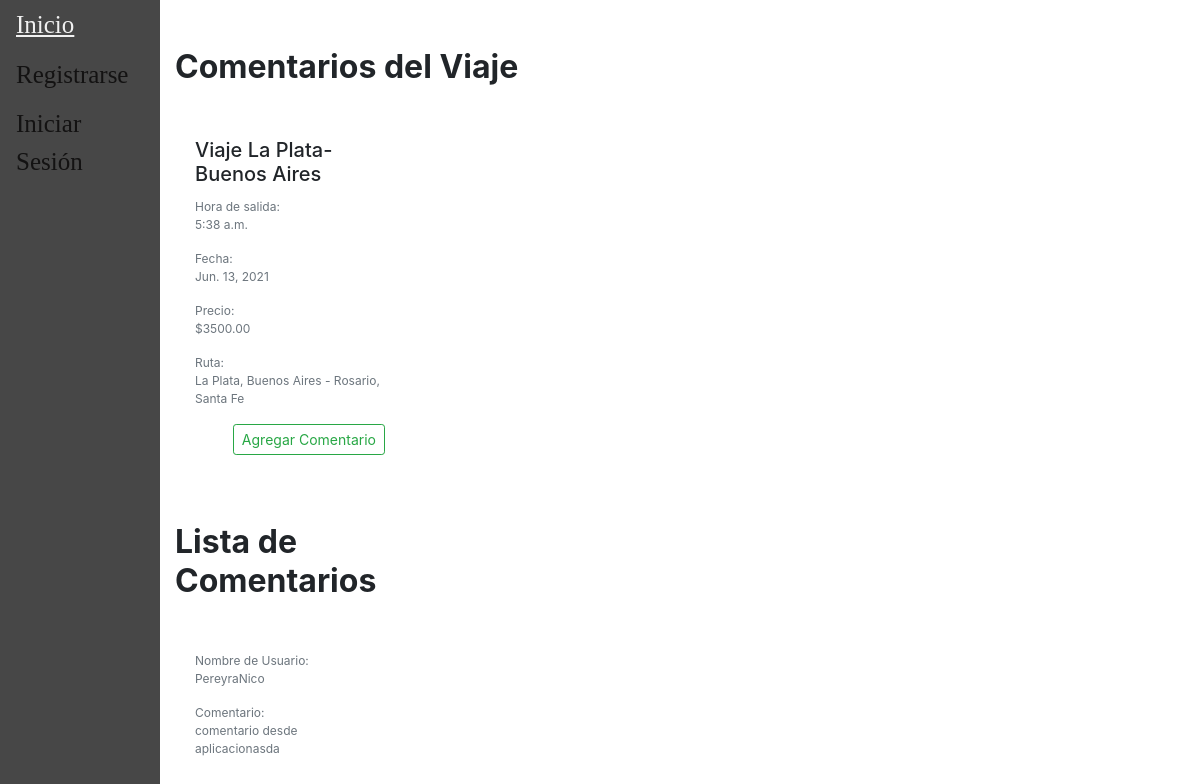
The page /accounts/comentarios/1/ on the database its author committed.
### main/models.py (models this page shows, shortened)
class Viaje(models.Model):
    descripcion = models.CharField(max_length=100)
    fecha = models.DateField(validators=[MinValueValidator(datetime.date.today())])
    hora = models.TimeField(default=None)
    ruta =  models.ForeignKey(Ruta, default=None, on_delete=models.CASCADE)
    chofer = models.ForeignKey(Chofer, default=None, on_delete=models.CASCADE)
    combi =  models.ForeignKey(Combi, default=None, on_delete=models.CASCADE)
    precio = models.DecimalField(default=None, max_digits=10, decimal_places=2, validators=[MinValueValidator(0)])
    insumo = models.ManyToManyField(Insumo,blank=True)
    pasajeros = models.ManyToManyField(Pasajero, blank=True)
    class Meta:
        unique_together = ('chofer', 'fecha','hora', 'ruta',)

class Ruta(models.Model):
    origen = models.ForeignKey(Lugar, default=None, on_delete=models.CASCADE, related_name='origen')
    destino = models.ForeignKey(Lugar, default=None, on_delete=models.CASCADE, related_name='destino')
    class Meta:
        unique_together = ('origen', 'destino')
    def __str__(self):
        return str(self.origen)+" - "+str(self.destino)

class Lugar(models.Model):
    localidad = models.CharField(max_length=150)
    provincia = models.CharField(max_length=100)
    class Meta:
        unique_together = ('localidad', 'provincia',)
    def __str__(self):
        return (self.localidad+", "+self.provincia)

class Comentario(models.Model):
    usuario = models.ForeignKey(CustomUser, default=None, on_delete=models.CASCADE)
    texto = models.CharField(max_length=100)
    viaje = models.ForeignKey(Viaje,blank=True, on_delete=models.CASCADE)

### users/models.py (models this page shows, shortened)
class CustomUser(AbstractUser):
	username = models.CharField(_('Nombre de usuario'),max_length=40,primary_key=True,unique=True)
	email = models.EmailField(_('Dirección de correo electrónico'),unique=True)
	first_name = models.CharField(_('Nombre'),max_length=150)
	last_name = models.CharField(_('Apellido'),max_length=150)
	last_login = models.DateTimeField(_('Última conexión'),auto_now=True)
	fecha_nacimiento = models.DateField(_('Fecha de nacimiento'))
	has_premium = models.BooleanField(_('Posee membresía premium'),default=False)
	USERNAME_FIELD = 'username'
	REQUIRED_FIELDS = [
		'email',
		'first_name',
		'last_name',
		'fecha_nacimiento',
	]
	objects = CustomUserManager()

### users/views.py (the view)
# urls.py: path('accounts/comentarios/<viaje_id>/', regviews.comentarios, name="comentario"),
def comentarios(response,viaje_id):
	if response.method == 'POST':
		form = CustomComentarioForm(response.POST)
		if form.is_valid():
			via = Viaje.objects.get(pk=viaje_id)
			comentario = Comentario(usuario=response.user,
									texto=form.cleaned_data['texto'],
									viaje=via)
			comentario.save()
			return redirect('comentario', viaje_id)
	else:
		viajes = Viaje.objects.get(pk=viaje_id)
		comentarios = CustomComentarioForm()
		return render(response, 'users/comentarios.html',{'user': response.user, 'viajes': viajes,
	 			'comentarios': comentarios })

### users/templates/users/comentarios.html (shortened to what this page needs)
{% extends "main/base.html" %}
{% block content %}
{% load crispy_forms_tags %}
<div class="container mx-auto">
    <div class="row">
      <div class="col-sm-12 col-md-12 col-lg-9 pb-4">
	    	<div class="row">
	    		<div class="col-6 my-auto">
	    			<h2 class="font-weight-bold pt-4">Comentarios del Viaje</h2>
	    		</div>
	    	</div>
	      	<br>
	      	<div class="row">
			    	<div class="col-sm-12 col-md-6 col-lg-4 pb-4">
		                <div class="h-100">
							<div class="card-body">
		                  		<h5 class="card-title">{{ viajes.descripcion }}</h5>
                          <p class="text-muted mb-0" style="font-size: 12px">Hora de salida:</p>
		                    	<p class="card-text text-muted" style="font-size:12px">{{ viajes.hora }}</p>
                          <p class="text-muted mb-0" style="font-size: 12px">Fecha:</p>
                          <p class="card-text text-muted" style="font-size:12px">{{ viajes.fecha }}</p>
                          <p class="text-muted mb-0" style="font-size: 12px">Precio:</p>
                          <p class="card-text text-muted" style="font-size:12px">${{ viajes.precio }}</p>
                          <p class="text-muted mb-0" style="font-size: 12px">Ruta:</p>
                          <p class="card-text text-muted" style="font-size:12px">{{ viajes.ruta }}</p>
                          <div class="text-right">
                            <button type="button" class="btn btn-outline-success btn-sm" data-toggle="modal" data-target="#comentarioModal">Agregar Comentario</button>
                          </div>
		                	</div>
		              	</div>
		            </div>
                <div class="col-sm-12 col-md-12 col-lg-9 pb-4">
          	    	<div class="row">
          	    		<div class="col-6 my-auto">
          	    			<h2 class="font-weight-bold pt-4">Lista de Comentarios</h2>
          	    		</div>
          	    	</div>
          	      	<br>
          	      	<div class="row">
          		      	{% for c in viajes.comentario_set.all %}
          			    	<div class="col-sm-12 col-md-6 col-lg-4 pb-4">
          		                <div class="h-100">
          							<div class="card-body">
                                    <p class="text-muted mb-0" style="font-size: 12px">Nombre de Usuario:</p>
          		                    	<p class="card-text text-muted" style="font-size:12px">{{ c.usuario.username }}</p>
                                      <p class="text-muted mb-0" style="font-size: 12px">Comentario:</p>
                                    <p class="card-text text-muted" style="font-size:12px">{{ c.texto }}</p>
          		                	</div>
          		              	</div>
          		            </div>
          		    	{% endfor %}
          	        </div>
          	    </div>
	        </div>
	    </div>
	</div>
</div>
{% endblock %}

### rows shown on the page
Viaje: descripcion "Viaje La Plata-Buenos Aires", hora "5:38 a.m.", fecha "Jun. 13, 2021", precio "3500.00", ruta "La Plata, Buenos Aires - Rosario, Santa Fe"
Comentario: usuario.username "PereyraNico", texto "comentario desde aplicacionasda"
